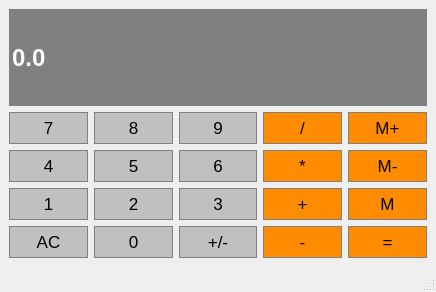
<?xml version="1.0" encoding="UTF-8"?>
<ui version="4.0">
 <class>Calculator</class>
 <widget class="QMainWindow" name="Calculator">
  <property name="geometry">
   <rect>
    <x>0</x>
    <y>0</y>
    <width>436</width>
    <height>292</height>
   </rect>
  </property>
  <property name="font">
   <font>
    <family>Arial</family>
    <pointsize>13</pointsize>
    <weight>50</weight>
    <bold>false</bold>
   </font>
  </property>
  <property name="windowTitle">
   <string>Calculator</string>
  </property>
  <widget class="QWidget" name="centralwidget">
   <layout class="QGridLayout" name="gridLayout">
    <item row="1" column="1">
     <widget class="QPushButton" name="Button8">
      <property name="sizePolicy">
       <sizepolicy hsizetype="Preferred" vsizetype="Preferred">
        <horstretch>0</horstretch>
        <verstretch>0</verstretch>
       </sizepolicy>
      </property>
      <property name="styleSheet">
       <string notr="true">QPushButton {
	background-color: #C0C0C0;
	border: 1px solid gray;
	padding: 5px;
}

QPushButton:pressed {
	background-color: #A9A9A9;
	border: 1px solid gray;
	padding: 5px;
}</string>
      </property>
      <property name="text">
       <string>8</string>
      </property>
     </widget>
    </item>
    <item row="1" column="0">
     <widget class="QPushButton" name="Button7">
      <property name="sizePolicy">
       <sizepolicy hsizetype="Preferred" vsizetype="Preferred">
        <horstretch>0</horstretch>
        <verstretch>0</verstretch>
       </sizepolicy>
      </property>
      <property name="styleSheet">
       <string notr="true">QPushButton {
	background-color: #C0C0C0;
	border: 1px solid gray;
	padding: 5px;
}

QPushButton:pressed {
	background-color: #A9A9A9;
	border: 1px solid gray;
	padding: 5px;
}</string>
      </property>
      <property name="text">
       <string>7</string>
      </property>
     </widget>
    </item>
    <item row="1" column="2">
     <widget class="QPushButton" name="Button9">
      <property name="sizePolicy">
       <sizepolicy hsizetype="Preferred" vsizetype="Preferred">
        <horstretch>0</horstretch>
        <verstretch>0</verstretch>
       </sizepolicy>
      </property>
      <property name="styleSheet">
       <string notr="true">QPushButton {
	background-color: #C0C0C0;
	border: 1px solid gray;
	padding: 5px;
}

QPushButton:pressed {
	background-color: #A9A9A9;
	border: 1px solid gray;
	padding: 5px;
}</string>
      </property>
      <property name="text">
       <string>9</string>
      </property>
     </widget>
    </item>
    <item row="3" column="3">
     <widget class="QPushButton" name="Add">
      <property name="sizePolicy">
       <sizepolicy hsizetype="Preferred" vsizetype="Preferred">
        <horstretch>0</horstretch>
        <verstretch>0</verstretch>
       </sizepolicy>
      </property>
      <property name="styleSheet">
       <string notr="true">QPushButton {
	background-color: #FF8C00;
	border: 1px solid gray;
	padding: 5px;
}

QPushButton:pressed {
	background-color: #A9A9A9;
	border: 1px solid gray;
	padding: 5px;
}</string>
      </property>
      <property name="text">
       <string>+</string>
      </property>
     </widget>
    </item>
    <item row="5" column="0">
     <widget class="QPushButton" name="Clear">
      <property name="sizePolicy">
       <sizepolicy hsizetype="Preferred" vsizetype="Preferred">
        <horstretch>0</horstretch>
        <verstretch>0</verstretch>
       </sizepolicy>
      </property>
      <property name="styleSheet">
       <string notr="true">QPushButton {
	background-color: #C0C0C0;
	border: 1px solid gray;
	padding: 5px;
}

QPushButton:pressed {
	background-color: #A9A9A9;
	border: 1px solid gray;
	padding: 5px;
}</string>
      </property>
      <property name="text">
       <string>AC</string>
      </property>
     </widget>
    </item>
    <item row="5" column="1">
     <widget class="QPushButton" name="Button0">
      <property name="sizePolicy">
       <sizepolicy hsizetype="Preferred" vsizetype="Preferred">
        <horstretch>0</horstretch>
        <verstretch>0</verstretch>
       </sizepolicy>
      </property>
      <property name="styleSheet">
       <string notr="true">QPushButton {
	background-color: #C0C0C0;
	border: 1px solid gray;
	padding: 5px;
}

QPushButton:pressed {
	background-color: #A9A9A9;
	border: 1px solid gray;
	padding: 5px;
}</string>
      </property>
      <property name="text">
       <string>0</string>
      </property>
     </widget>
    </item>
    <item row="2" column="1">
     <widget class="QPushButton" name="Button5">
      <property name="sizePolicy">
       <sizepolicy hsizetype="Preferred" vsizetype="Preferred">
        <horstretch>0</horstretch>
        <verstretch>0</verstretch>
       </sizepolicy>
      </property>
      <property name="styleSheet">
       <string notr="true">QPushButton {
	background-color: #C0C0C0;
	border: 1px solid gray;
	padding: 5px;
}

QPushButton:pressed {
	background-color: #A9A9A9;
	border: 1px solid gray;
	padding: 5px;
}</string>
      </property>
      <property name="text">
       <string>5</string>
      </property>
     </widget>
    </item>
    <item row="2" column="3">
     <widget class="QPushButton" name="Multiply">
      <property name="sizePolicy">
       <sizepolicy hsizetype="Preferred" vsizetype="Preferred">
        <horstretch>0</horstretch>
        <verstretch>0</verstretch>
       </sizepolicy>
      </property>
      <property name="styleSheet">
       <string notr="true">QPushButton {
	background-color: #FF8C00;
	border: 1px solid gray;
	padding: 5px;
}

QPushButton:pressed {
	background-color: #A9A9A9;
	border: 1px solid gray;
	padding: 5px;
}</string>
      </property>
      <property name="text">
       <string>*</string>
      </property>
     </widget>
    </item>
    <item row="2" column="2">
     <widget class="QPushButton" name="Button6">
      <property name="sizePolicy">
       <sizepolicy hsizetype="Preferred" vsizetype="Preferred">
        <horstretch>0</horstretch>
        <verstretch>0</verstretch>
       </sizepolicy>
      </property>
      <property name="styleSheet">
       <string notr="true">QPushButton {
	background-color: #C0C0C0;
	border: 1px solid gray;
	padding: 5px;
}

QPushButton:pressed {
	background-color: #A9A9A9;
	border: 1px solid gray;
	padding: 5px;
}</string>
      </property>
      <property name="text">
       <string>6</string>
      </property>
     </widget>
    </item>
    <item row="3" column="1">
     <widget class="QPushButton" name="Button2">
      <property name="sizePolicy">
       <sizepolicy hsizetype="Preferred" vsizetype="Preferred">
        <horstretch>0</horstretch>
        <verstretch>0</verstretch>
       </sizepolicy>
      </property>
      <property name="styleSheet">
       <string notr="true">QPushButton {
	background-color: #C0C0C0;
	border: 1px solid gray;
	padding: 5px;
}

QPushButton:pressed {
	background-color: #A9A9A9;
	border: 1px solid gray;
	padding: 5px;
}</string>
      </property>
      <property name="text">
       <string>2</string>
      </property>
     </widget>
    </item>
    <item row="1" column="3">
     <widget class="QPushButton" name="Divide">
      <property name="sizePolicy">
       <sizepolicy hsizetype="Preferred" vsizetype="Preferred">
        <horstretch>0</horstretch>
        <verstretch>0</verstretch>
       </sizepolicy>
      </property>
      <property name="styleSheet">
       <string notr="true">QPushButton {
	background-color: #FF8C00;
	border: 1px solid gray;
	padding: 5px;
}

QPushButton:pressed {
	background-color: #A9A9A9;
	border: 1px solid gray;
	padding: 5px;
}</string>
      </property>
      <property name="text">
       <string>/</string>
      </property>
     </widget>
    </item>
    <item row="1" column="4">
     <widget class="QPushButton" name="MemAdd">
      <property name="sizePolicy">
       <sizepolicy hsizetype="Preferred" vsizetype="Preferred">
        <horstretch>0</horstretch>
        <verstretch>0</verstretch>
       </sizepolicy>
      </property>
      <property name="styleSheet">
       <string notr="true">QPushButton {
	background-color: #FF8C00;
	border: 1px solid gray;
	padding: 5px;
}

QPushButton:pressed {
	background-color: #A9A9A9;
	border: 1px solid gray;
	padding: 5px;
}</string>
      </property>
      <property name="text">
       <string>M+</string>
      </property>
     </widget>
    </item>
    <item row="5" column="2">
     <widget class="QPushButton" name="ChangeSign">
      <property name="sizePolicy">
       <sizepolicy hsizetype="Preferred" vsizetype="Preferred">
        <horstretch>0</horstretch>
        <verstretch>0</verstretch>
       </sizepolicy>
      </property>
      <property name="styleSheet">
       <string notr="true">QPushButton {
	background-color: #C0C0C0;
	border: 1px solid gray;
	padding: 5px;
}

QPushButton:pressed {
	background-color: #A9A9A9;
	border: 1px solid gray;
	padding: 5px;
}</string>
      </property>
      <property name="text">
       <string>+/-</string>
      </property>
     </widget>
    </item>
    <item row="2" column="4">
     <widget class="QPushButton" name="MemClear">
      <property name="sizePolicy">
       <sizepolicy hsizetype="Preferred" vsizetype="Preferred">
        <horstretch>0</horstretch>
        <verstretch>0</verstretch>
       </sizepolicy>
      </property>
      <property name="styleSheet">
       <string notr="true">QPushButton {
	background-color: #FF8C00;
	border: 1px solid gray;
	padding: 5px;
}

QPushButton:pressed {
	background-color: #A9A9A9;
	border: 1px solid gray;
	padding: 5px;
}</string>
      </property>
      <property name="text">
       <string>M-</string>
      </property>
     </widget>
    </item>
    <item row="3" column="4">
     <widget class="QPushButton" name="MemGet">
      <property name="sizePolicy">
       <sizepolicy hsizetype="Preferred" vsizetype="Preferred">
        <horstretch>0</horstretch>
        <verstretch>0</verstretch>
       </sizepolicy>
      </property>
      <property name="styleSheet">
       <string notr="true">QPushButton {
	background-color: #FF8C00;
	border: 1px solid gray;
	padding: 5px;
}

QPushButton:pressed {
	background-color: #A9A9A9;
	border: 1px solid gray;
	padding: 5px;
}</string>
      </property>
      <property name="text">
       <string>M</string>
      </property>
     </widget>
    </item>
    <item row="3" column="0">
     <widget class="QPushButton" name="Button1">
      <property name="sizePolicy">
       <sizepolicy hsizetype="Preferred" vsizetype="Preferred">
        <horstretch>0</horstretch>
        <verstretch>0</verstretch>
       </sizepolicy>
      </property>
      <property name="styleSheet">
       <string notr="true">QPushButton {
	background-color: #C0C0C0;
	border: 1px solid gray;
	padding: 5px;
}

QPushButton:pressed {
	background-color: #A9A9A9;
	border: 1px solid gray;
	padding: 5px;
}</string>
      </property>
      <property name="text">
       <string>1</string>
      </property>
     </widget>
    </item>
    <item row="3" column="2">
     <widget class="QPushButton" name="Button3">
      <property name="sizePolicy">
       <sizepolicy hsizetype="Preferred" vsizetype="Preferred">
        <horstretch>0</horstretch>
        <verstretch>0</verstretch>
       </sizepolicy>
      </property>
      <property name="styleSheet">
       <string notr="true">QPushButton {
	background-color: #C0C0C0;
	border: 1px solid gray;
	padding: 5px;
}

QPushButton:pressed {
	background-color: #A9A9A9;
	border: 1px solid gray;
	padding: 5px;
}</string>
      </property>
      <property name="text">
       <string>3</string>
      </property>
     </widget>
    </item>
    <item row="2" column="0">
     <widget class="QPushButton" name="Button4">
      <property name="sizePolicy">
       <sizepolicy hsizetype="Preferred" vsizetype="Preferred">
        <horstretch>0</horstretch>
        <verstretch>0</verstretch>
       </sizepolicy>
      </property>
      <property name="styleSheet">
       <string notr="true">QPushButton {
	background-color: #C0C0C0;
	border: 1px solid gray;
	padding: 5px;
}

QPushButton:pressed {
	background-color: #A9A9A9;
	border: 1px solid gray;
	padding: 5px;
}</string>
      </property>
      <property name="text">
       <string>4</string>
      </property>
     </widget>
    </item>
    <item row="5" column="3">
     <widget class="QPushButton" name="Substract">
      <property name="sizePolicy">
       <sizepolicy hsizetype="Preferred" vsizetype="Preferred">
        <horstretch>0</horstretch>
        <verstretch>0</verstretch>
       </sizepolicy>
      </property>
      <property name="styleSheet">
       <string notr="true">QPushButton {
	background-color: #FF8C00;
	border: 1px solid gray;
	padding: 5px;
}

QPushButton:pressed {
	background-color: #A9A9A9;
	border: 1px solid gray;
	padding: 5px;
}</string>
      </property>
      <property name="text">
       <string>-</string>
      </property>
     </widget>
    </item>
    <item row="5" column="4">
     <widget class="QPushButton" name="Equal">
      <property name="sizePolicy">
       <sizepolicy hsizetype="Preferred" vsizetype="Preferred">
        <horstretch>0</horstretch>
        <verstretch>0</verstretch>
       </sizepolicy>
      </property>
      <property name="styleSheet">
       <string notr="true">QPushButton {
	background-color: #FF8C00;
	border: 1px solid gray;
	padding: 5px;
}

QPushButton:pressed {
	background-color: #A9A9A9;
	border: 1px solid gray;
	padding: 5px;
}</string>
      </property>
      <property name="text">
       <string>=</string>
      </property>
     </widget>
    </item>
    <item row="0" column="0" colspan="5">
     <widget class="QLineEdit" name="Display">
      <property name="sizePolicy">
       <sizepolicy hsizetype="Preferred" vsizetype="Expanding">
        <horstretch>0</horstretch>
        <verstretch>0</verstretch>
       </sizepolicy>
      </property>
      <property name="font">
       <font>
        <family>Arial</family>
        <pointsize>18</pointsize>
        <weight>75</weight>
        <bold>true</bold>
       </font>
      </property>
      <property name="styleSheet">
       <string notr="true">QLineEdit {
	background-color: gray;
	border: 1px solid gray;
	color: #ffffff;
}</string>
      </property>
      <property name="text">
       <string>0.0</string>
      </property>
     </widget>
    </item>
   </layout>
  </widget>
  <widget class="QStatusBar" name="statusbar"/>
 </widget>
 <resources/>
 <connections/>
</ui>
